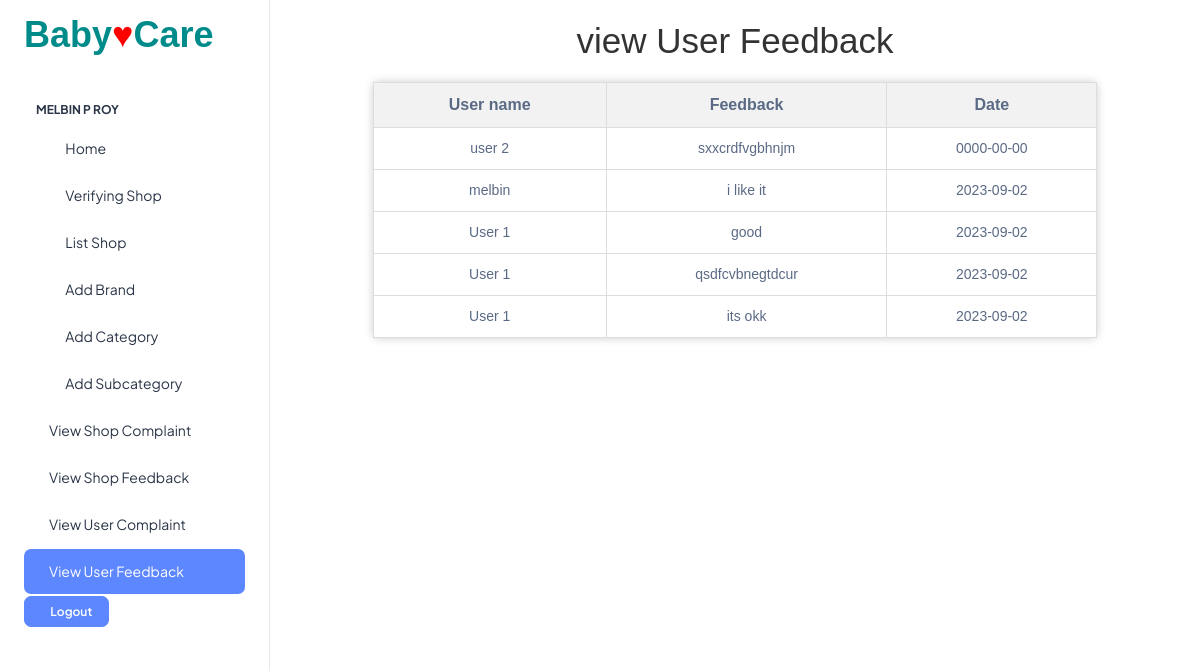
The page /Admin/ViewUserFeedback.php (signed in) on the database its author committed.
### tables this page shows
CREATE TABLE `tbl_userfeedbacktoadmin` (
  `userfeedbacktoadmin_id` int(11) NOT NULL,
  `userfeedbacktoadmin_feedback` text NOT NULL,
  `userfeedbacktoadmin_date` date NOT NULL,
  `user_id` int(11) NOT NULL
);

CREATE TABLE `tbl_newuser` (
  `user_id` int(11) NOT NULL,
  `user_name` varchar(50) NOT NULL,
  `user_contact` varchar(12) NOT NULL,
  `user_dob` date NOT NULL,
  `user_gender` varchar(8) NOT NULL,
  `user_address` varchar(100) NOT NULL,
  `place_id` int(11) NOT NULL,
  `user_email` varchar(50) NOT NULL,
  `user_password` varchar(20) NOT NULL,
  `user_photo` varchar(100) NOT NULL DEFAULT '0',
  `user_doj` date DEFAULT NULL
);

### web/Admin/ViewUserFeedback.php (the view, shortened to what this page needs)
<?php
 include("../Assets/Connection//Connection.php");
 include("Header.php");
 $sel='select * from tbl_userfeedbacktoadmin u inner join tbl_newuser n on u.user_id=n.user_id';
 $row=$con->query($sel);
?>
<!DOCTYPE html PUBLIC "-//W3C//DTD XHTML 1.0 Transitional//EN" "http://www.w3.org/TR/xhtml1/DTD/xhtml1-transitional.dtd">
<html xmlns="http://www.w3.org/1999/xhtml">
<head>
</head>
<body>
    <div class="container">
        <h1>view User Feedback</h1>
<table border="1" align="center">
 <tr>
  <th>User name</th>
  <th>Feedback</th>
  <th>Date</th>
 </tr>
<?php
  while($val=$row->fetch_assoc())
  {
?>
 <tr align="center">
  <td><?php echo $val['user_name']; ?></td>
  <td><?php echo $val['userfeedbacktoadmin_feedback']; ?></td>
  <td><?php echo $val['userfeedbacktoadmin_date']; ?></td>
 </tr>
<?php
  }
?>
</table>
    </div>
</body>
<?php
 include("Footer.php");
?>
</html>

### web/Admin/ViewUserFeedback.php (style rules this page uses)
.container { font-family: Arial, sans-serif; text-align: center; }
h1 { color: #333; margin-top: 20px; }
table { text-align: center; border-collapse: collapse; width: 80%; margin: 20px auto; background-color: #fff; padding: 20px; border-radius: 5px; box-shadow: 0 0 10px rgba(0, 0, 0, 0.2); }
table td, table th { padding: 10px; border: 1px solid #ddd; }
table th { background-color: #f2f2f2; font-size: medium; }

### rows shown on the page
tbl_userfeedbacktoadmin: user.user_name "user 2", userfeedbacktoadmin_feedback "sxxcrdfvgbhnjm", userfeedbacktoadmin_date "0000-00-00"
tbl_userfeedbacktoadmin: user.user_name "melbin", userfeedbacktoadmin_feedback "i like it", userfeedbacktoadmin_date "2023-09-02"
tbl_userfeedbacktoadmin: user.user_name "User 1", userfeedbacktoadmin_feedback "good", userfeedbacktoadmin_date "2023-09-02"
tbl_userfeedbacktoadmin: user.user_name "User 1", userfeedbacktoadmin_feedback "qsdfcvbnegtdcur", userfeedbacktoadmin_date "2023-09-02"
tbl_userfeedbacktoadmin: user.user_name "User 1", userfeedbacktoadmin_feedback "its okk", userfeedbacktoadmin_date "2023-09-02"

### other values the page prints
$_SESSION['admin_name'] "MELBIN P ROY"
